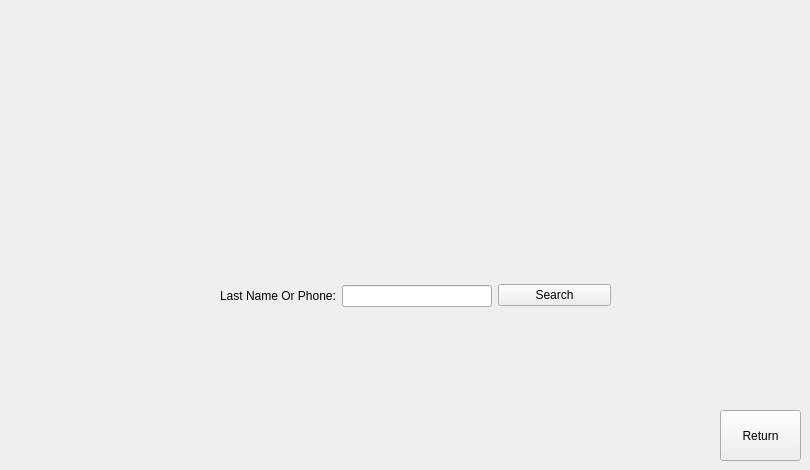
    <widget class="QWidget" name="pgCustomerSearchEO">
     <widget class="QPushButton" name="btnReturnCSEO">
      <property name="geometry">
       <rect>
        <x>720</x>
        <y>410</y>
        <width>81</width>
        <height>51</height>
       </rect>
      </property>
      <property name="cursor">
       <cursorShape>PointingHandCursor</cursorShape>
      </property>
      <property name="text">
       <string>Return</string>
      </property>
     </widget>
     <widget class="QWidget" name="horizontalLayoutWidget_7">
      <property name="geometry">
       <rect>
        <x>220</x>
        <y>270</y>
        <width>391</width>
        <height>51</height>
       </rect>
      </property>
      <layout class="QHBoxLayout" name="horizontalLayoutCustomerCSEO">
       <item>
        <layout class="QFormLayout" name="formLayoutEO_2">
         <property name="labelAlignment">
          <set>Qt::AlignLeading|Qt::AlignLeft|Qt::AlignVCenter</set>
         </property>
         <property name="formAlignment">
          <set>Qt::AlignLeading|Qt::AlignLeft|Qt::AlignVCenter</set>
         </property>
         <item row="0" column="0">
          <widget class="QLabel" name="lblLNameCSEO">
           <property name="text">
            <string>Last Name Or Phone:</string>
           </property>
          </widget>
         </item>
         <item row="0" column="1">
          <widget class="QLineEdit" name="lineSearchCustomerCSEO">
           <property name="sizePolicy">
            <sizepolicy hsizetype="Minimum" vsizetype="Fixed">
             <horstretch>0</horstretch>
             <verstretch>0</verstretch>
            </sizepolicy>
           </property>
           <property name="minimumSize">
            <size>
             <width>150</width>
             <height>0</height>
            </size>
           </property>
          </widget>
         </item>
        </layout>
       </item>
       <item>
        <widget class="QPushButton" name="btnSearchCSEO">
         <property name="cursor">
          <cursorShape>PointingHandCursor</cursorShape>
         </property>
         <property name="text">
          <string>Search</string>
         </property>
        </widget>
       </item>
      </layout>
     </widget>
    </widget>
